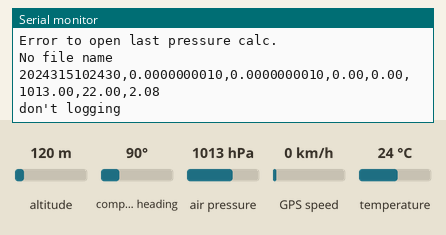
Bench run of a program on a simulated ESP32. Shown: the last lines printed to the serial monitor. Inputs (shaded band) come from the test bench; at power-on: altitude 120 m, air pressure 1013 hPa, GPS speed 0 km/h, temperature 24 °C, compass heading 90°. Storage starts empty; the GPS gets a fix after 3 s at 37.7749, -122.4194 with 8 satellites.

Above: at 1.2 s.
1.3 s: altitude set to 20 m
At 4.6 s:
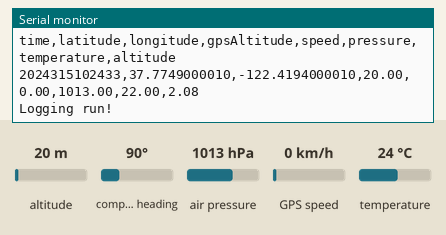
5.4 s: air pressure set to 952 hPa
At 6.7 s:
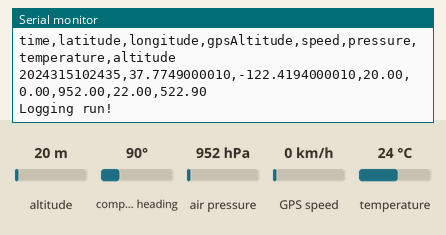
6.9 s: GPS speed set to 2 km/h
At 7.8 s:
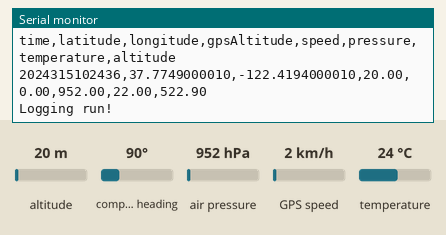
8.4 s: temperature set to 12 °C
At 9.8 s:
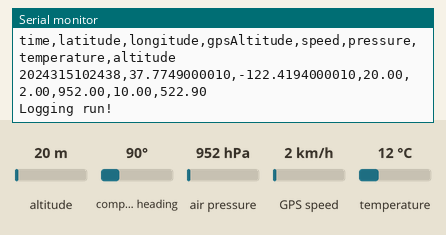

The program:

main.cpp
```cpp
#include <Arduino.h>
#include <HardwareSerial.h>
#include <SD.h>


#include <gps_function.h>
#include <bmp280_function.h>
#include <logging.h>
#include <serialInfo.h>

const int period= 1000;
unsigned long time_now = 0;

void bmp280Setup(){
  if (!bmp.begin(0x76)) {
    Serial.println(F("Could not find a valid BMP280 sensor, check wiring!"));
    while (1);
    }
  bmp.setSampling(Adafruit_BMP280::MODE_NORMAL,     // Operating Mode.
                  Adafruit_BMP280::SAMPLING_X2,     // Temp. oversampling
                  Adafruit_BMP280::SAMPLING_X16,    // Pressure oversampling
                  Adafruit_BMP280::FILTER_X16,      //Filtering.
                  Adafruit_BMP280::STANDBY_MS_500); // Standby time.

}

void firstSetup(){
  //Read data form SD Card
  if (!SD.begin()) {
    Serial.println("Card Mount Failed");
    return;
  }
  File fileRead = SD.open("/lastPresCalc.txt");
  if (fileRead) {
    presCorrig = fileRead.parseFloat();
    Serial.println(presCorrig);
    fileRead.close();
  }
  else {
    Serial.println("Error to open last pressure calc.");
  }
}


void setup() {
  Serial.begin(115200);
  Serial2.begin(9600, SERIAL_8N1, 16, 17);
  bmp280Setup();
  firstSetup();

}

void loop() {

  gps_data();
  //gps_nmea_read();

  bmp280_data();

  if(millis() > time_now + period){
    time_now = millis();

    Serial.println();


    if(creat_file_name()){
      Serial.println(head);
      logging_csv();
    }
    else{
      Serial.println("don't logging");
    }
  }

}
```

bmp280_function.h
```cpp
#include <Adafruit_BMP280.h>
#include <Wire.h>

Adafruit_BMP280 bmp;

float pres;
float temp ;
float presAlti ;
float presCorrig;
String  bmp_message;

void bmp280_data () {

  pres = bmp.readPressure() / 100.0F;
  temp = bmp.readTemperature()-2;
  presAlti = bmp.readAltitude(presCorrig);
  bmp_message= String(pres)  + "," + String(temp) + "," + String(presAlti);

}
```

gps_function.h
```cpp
#include <TinyGPS++.h>
TinyGPSPlus gps;


double gpsLon, gpsLat;
float gpsAlti,gpsSpd;
int   gpsYear,gpsMonth,gpsDay,gpsHour,gpsMinute, gpsSecond;
String gpsDtime;
char c ;

String gps_message;

void gps_nmea_read(){
    if (Serial2.available()){
    c = Serial2.read();
    //Serial.write(c);
    gps.encode(c);
  }
}

bool gps_data(){
    gps_nmea_read();

    gpsYear = gps.date.year();
    gpsMonth=gps.date.month();
    gpsDay=gps.date.day();
    gpsHour=gps.time.hour();
    gpsMinute=gps.time.minute();
    gpsSecond=gps.time.second();
    gpsDtime= String(gps.date.year())+
              String(gps.date.month())+
              String(gps.date.day())+
              String(gps.time.hour())+
              String(gps.time.minute())+
              String(gps.time.second());
    gpsAlti = gps.altitude.meters();
    gpsLon =  gps.location.lat();
    gpsLat =  gps.location.lng();
    gpsSpd =  gps.speed.kmph();


    gps_message=
                    gpsDtime + "," +
                    String(gpsLon,10)  + "," +
                    String(gpsLat,10)  + "," +
                    String(gpsAlti,2) + "," +
                    String(gpsSpd)  + ",";

    return gps.location.isValid();
}
```

logging.h
```cpp
String head = "time,latitude,longitude,gpsAltitude,speed,pressure,temperature,altitude";
String message;
String path;
File file;
bool once_run = false;
bool file_name_exist= false;

bool creat_directory(String directory_name){
    bool success=false;
    if (!SD.exists("/"+directory_name))
    {
        if (SD.mkdir("/"+directory_name)){
            Serial.println(directory_name+" is directory CREATED");
            success = true;
        }
        else{
            Serial.println("Directory creation is FAILD");
        }

    }
    else {
        Serial.println(directory_name+" is exists!");
        success=true;
    }
    return success;
}

bool creat_file_name(){

    if( gps.location.isValid() && !once_run){

       if(gps.date.isValid() && gps.time.isValid()){

            if (creat_directory(gpsDtime)){

                path ="/" + gpsDtime + ".csv";

                Serial.println(path);

                file = SD.open(path, FILE_WRITE);

                if (file) {
                    file.println(head);
                } else {Serial.println("Failed to open file for writing");}

                once_run = true;

            }
        }

    } else if (gps.location.isValid() && once_run){
        Serial.print("file name is: ");
        Serial.println(path);

    } else{
        Serial.println("No file name");

        Serial.println(gps_message);
        Serial.println(bmp_message);
    }

    return once_run;
}


void logging_csv(){
    message=gps_message+bmp_message;

    if (file) {
        file.println(message);
        file.flush();
        Serial.println(message);
        Serial.println("Logging run!");
    }

}
```

serialInfo.h
```cpp
String incomingByte;
String valami;

void gps_nmea_write(){
    Serial.write(c);
}

void gps_data_write(){
    Serial.println(gps_message);
}


void bmp280_write(){
    Serial.println(bmp_message);
}

/*
void serial_read(){
    if (Serial.available()){
        incomingByte = Serial.readString();

       valami= incomingByte.strin(":");

        Serial.println(incomingByte);
    }

}

void device_contrlol(){


}*/
```

Measured:
- after the input at 1.3 s, the serial monitor: prints a new line after 2.7 s (image 1)
- after the input at 5.4 s, the serial monitor: prints a new line after 0.62 s (image 2)
- after the input at 8.4 s, the serial monitor: prints a new line after 0.62 s (image 4)
